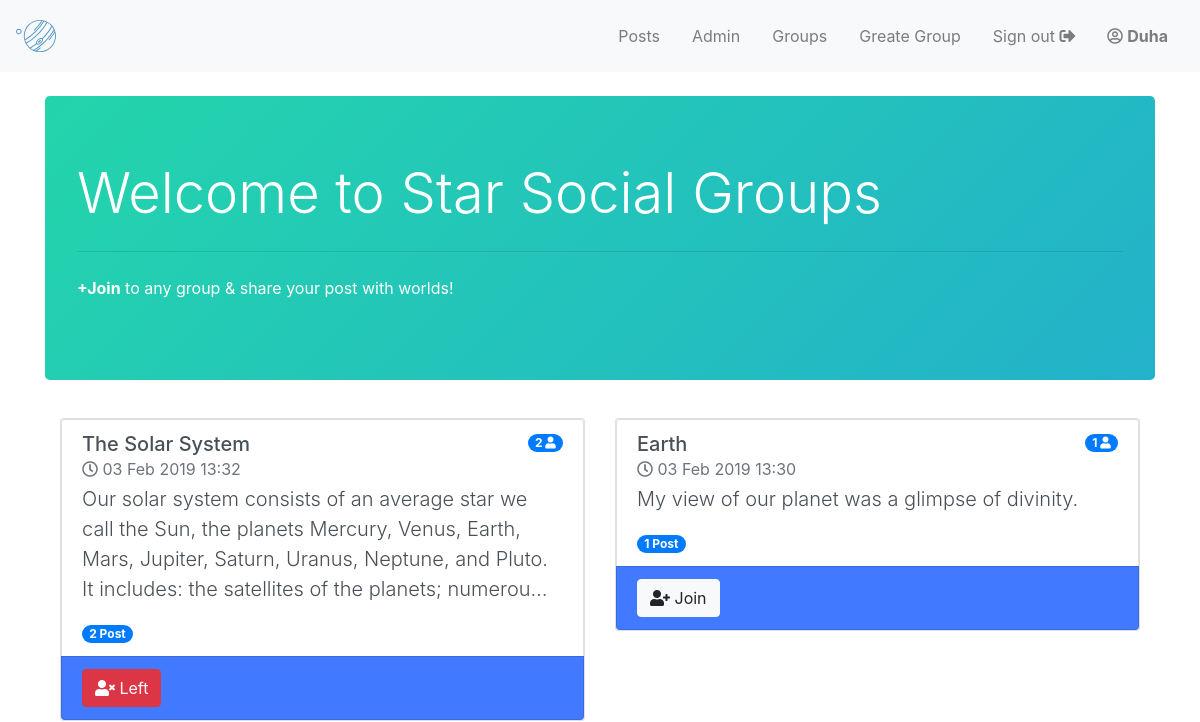
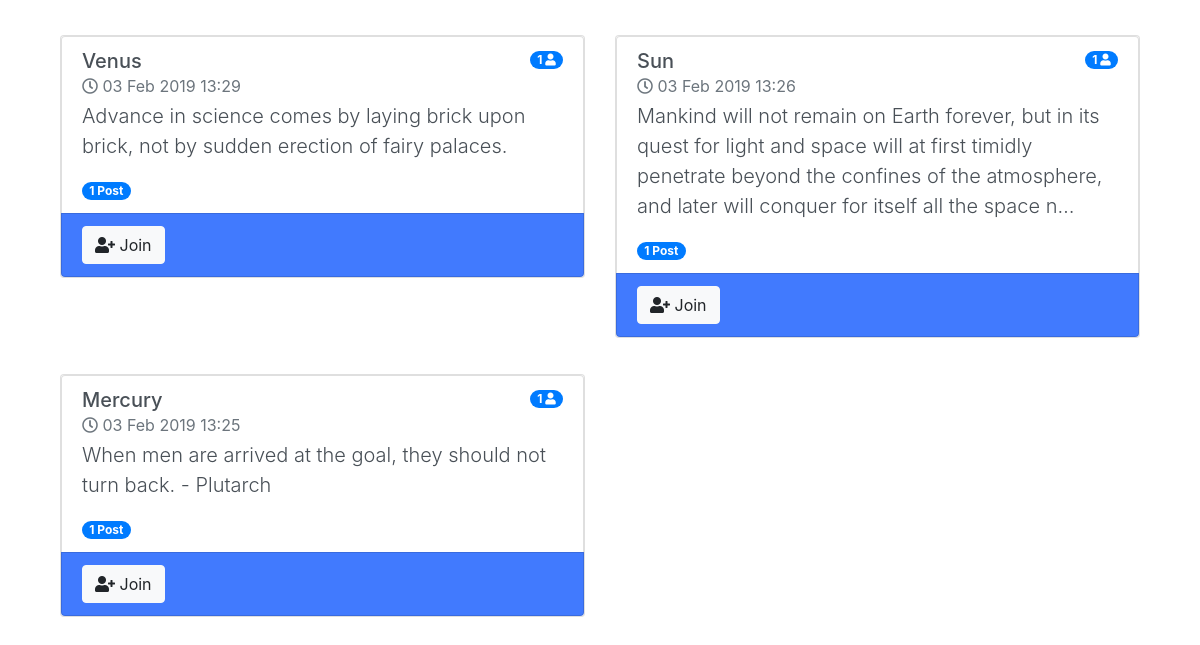
The app's page /groups/ (signed in), older data (2 pictures, top to bottom).
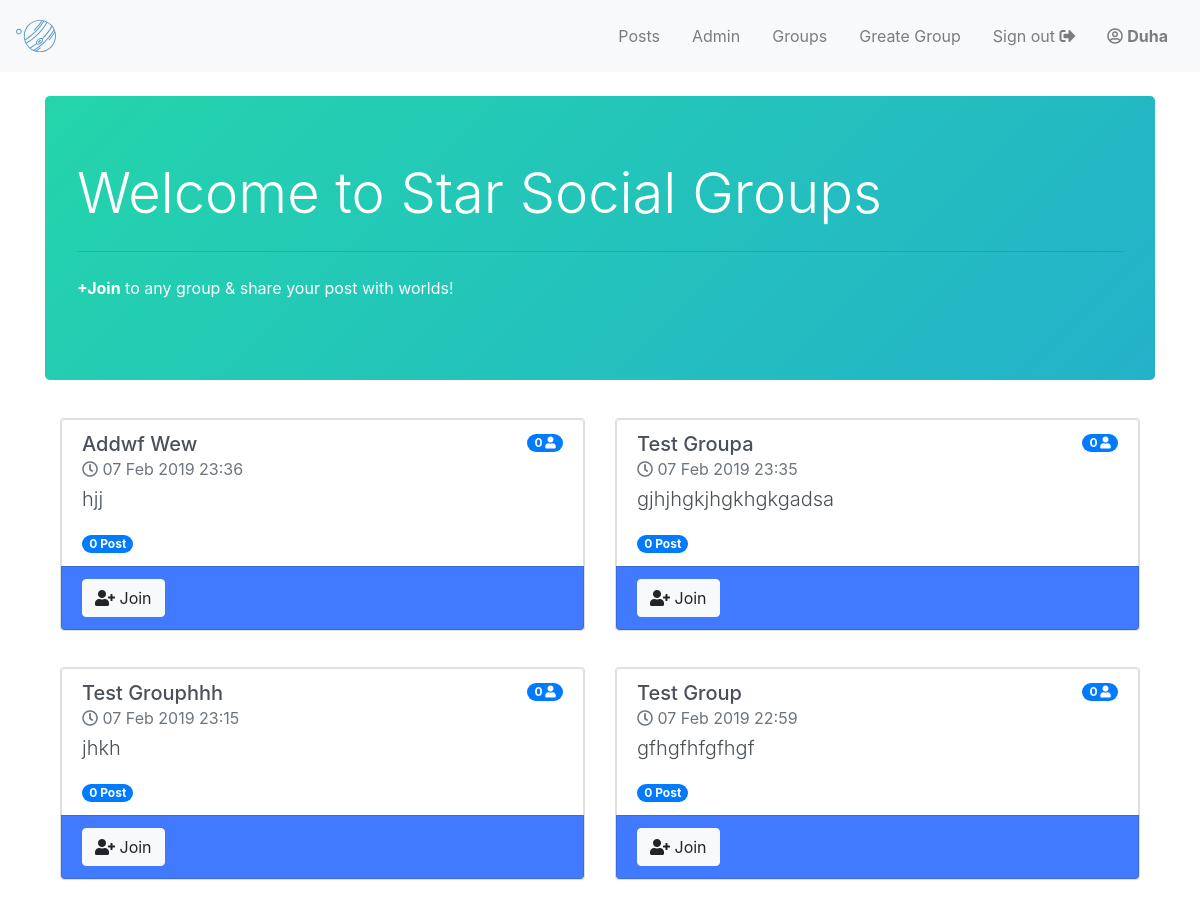
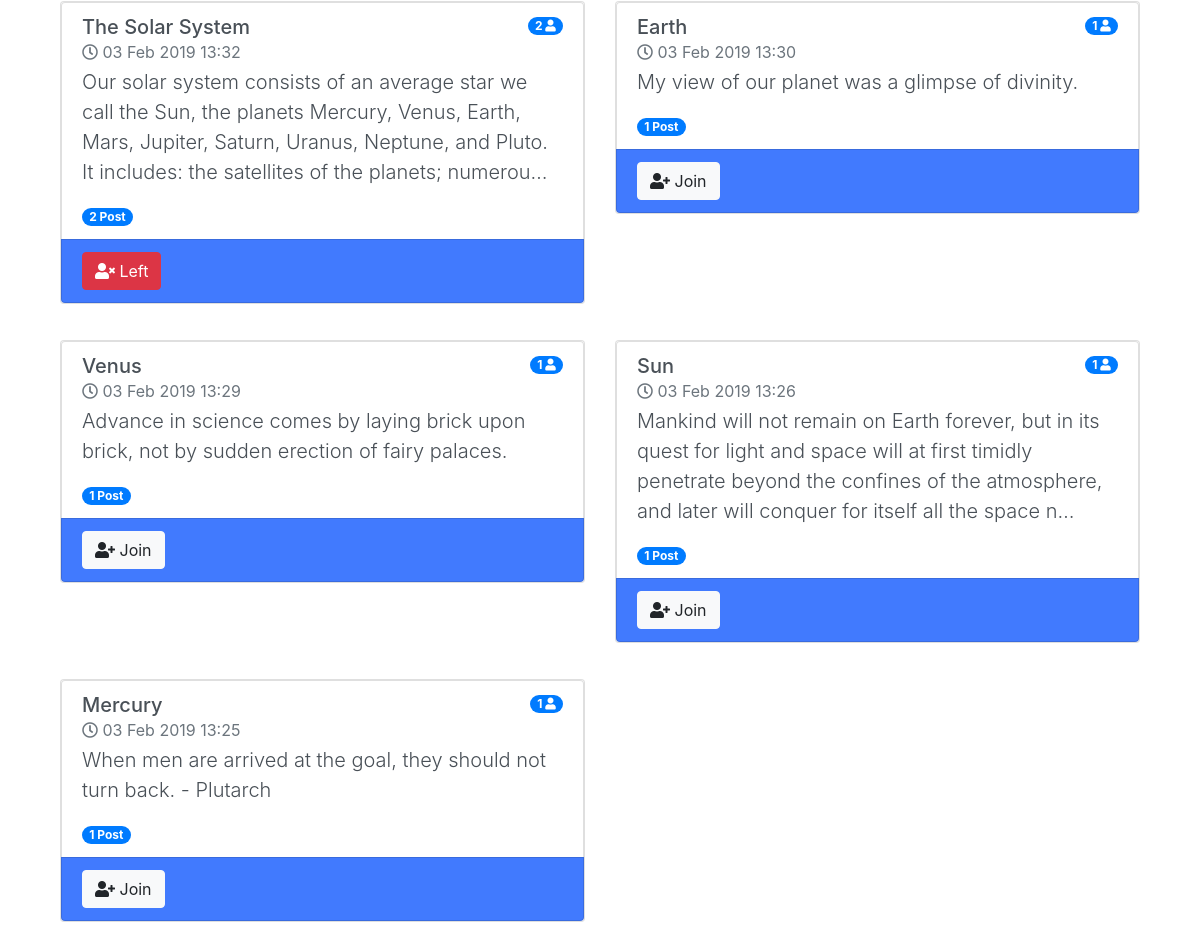
The same page, newer data (2 pictures, top to bottom).
### group/models.py (models this page shows, shortened)
class Group(models.Model):
    name = models.CharField(max_length=255, unique=True)
    created_at = models.DateTimeField(auto_now=True)
    slug = models.SlugField(allow_unicode=True, unique=True)
    description = models.TextField(blank=True, default='')
    """Generally, ManyToManyField instances should go in the object that’s going to be edited on a form.Members is in Group (rather than member having a group ManyToManyField ) because it’s more natural to think about a group having members."""
    members = models.ManyToManyField(User, through="Membership")
    def current_group_post(self):
        return self.post_group.filter(group__id = self.pk)
    class Meta:
        ordering = ('-created_at',)
        permissions = (
           ("greate_group", "Can greate group"),
           ("add_post", "Can add post to group"),
           ("delete_post", "Can delete post in group"),
           ("update_post", "Can update post in group"),
       )

### post/models.py (models this page shows, shortened)
class Post(models.Model):
    user = models.ForeignKey(User, related_name='post_user', on_delete=models.CASCADE)
    group = models.ForeignKey(Group, related_name="post_group", on_delete=models.CASCADE)
    title = models.CharField(max_length=255, unique=True)
    content = models.TextField()
    created_at = models.DateTimeField(auto_now=True)
    like = models.ManyToManyField(User, through="Like")
    class Meta:
        ordering = ["-created_at"]

### group/views.py (the view)
# urls.py: url(r'^groups/$', views.GroupList.as_view(), name='group_list'),
class GroupList(LoginRequiredMixin, generic.ListView):
    model = Group
    template_name = 'group/groups.html'
    context_object_name = 'groups'

### group/templates/group/groups.html (shortened to what this page needs)
{% extends "base.html" %}
{% block content %}
<br>
<div class="jumbotron">
  <h1 class="display-4">Welcome to Star Social Groups</h1>
  <hr class="my-4">
  <p><strong>+Join</strong> to any group & share your post with worlds!</p>
</div>
<div class="container">
  <div class="row">
    {% for group in groups %}
    <div class="col-lg-6 mb-4">
      <div class="card">
        <ul class="list-group">
          <a href="{% url 'group:group_detail' group.slug %}" class="list-group-item list-group-item-action flex-column align-items-start ">
            <div class="d-flex w-100 justify-content-between">
              <h5 class="mb-1">{{ group.name|title }}<br><small class="text-muted"><i class="far fa-clock"></i> {{ group.created_at|date:"d M Y" }} {{ group.created_at|time:"H:i" }}</small></h5>
              <p class="h6"><span class="badge badge-primary badge-pill">{{group.members.count}} <i class="fas fa-user"></i></span></p>
            </div>
            <p class="lead">{{group.description|truncatechars:200}}</p>
            <medium><span class="badge badge-primary badge-pill">{{group.current_group_post|length}} Post</span></medium>
          </a>
          <li class="list-group-item d-flex justify-content-between align-items-center join">
            {% if user in group.members.all %}
            <a class="btn btn-danger" href="{% url 'group:left_group' group.slug %}"><i class="fas fa-user-times"></i> Left</a>
            {% else %}
            <a class="btn btn-light" href="{% url 'group:join_group' group.slug %}"><i class="fas fa-user-plus"></i> Join</a>
            {% endif %}
          </li>
        </ul>
      </div>
    </div>
    {% endfor %}
  </div>
</div>
{% endblock %}

### templates/base.html (shortened to what this page needs)
<!doctype html>
{% load static %}
<html lang="en">
<head>
  <link rel="stylesheet" href="https://stackpath.bootstrapcdn.com/bootstrap/4.2.1/css/bootstrap.min.css">
  <link rel="stylesheet" href="{% static "/css/master.css" %}">
  <link rel="stylesheet" href="{% static "/group/css/style_group.css" %}">
  <link rel="stylesheet" href="https://use.fontawesome.com/releases/v5.7.1/css/all.css">
</head>
<body>
  <nav class="navbar navbar-expand-lg navbar-light bg-light">
    <div class="d-flex flex-grow-1">
      <a class="navbar-brand d-none d-lg-inline-block" href="{% url 'home' %}">
        <img class="navbar-icon" src="{% static 'images/brand.svg' %}" width="40" height="40" alt=""></a>
      <div class="w-100 text-right">
      </div>
    </div>
    <div class="collapse navbar-collapse flex-grow-1 text-right" id="myNavbar">
      <ul class="navbar-nav ml-auto flex-nowrap">
        {% if user.is_authenticated %}
        <li class="nav-item">
          <a href="{% url 'post:post_list' %}" class="nav-link m-2 menu-item nav-active">Posts</a>
        </li>
        <li class="nav-item">
          <a href="{% url 'admin:index' %}" class="nav-link m-2 menu-item nav-active">Admin</a>
        </li>
        <li class="nav-item">
          <a href="{% url 'group:group_list' %}" class="nav-link m-2 menu-item nav-active">Groups</a>
        </li>
        <li class="nav-item">
          <a href="{% url 'group:create_group' %}" class="nav-link m-2 menu-item nav-active">Greate Group</a>
        </li>
        <li class="nav-item">
          <a href="{% url 'accounts:logout' %}" class="nav-link m-2 menu-item nav-active ">Sign out <i class="fas fa-sign-out-alt"></i></a>
        </li>
        <li class="nav-item">
          <a href="{% url 'accounts:logout' %}" class="nav-link m-2 menu-item nav-active "><i class="far fa-user-circle"></i> <strong>{{user.username|title}}</strong> </a>
        </li>
        {% endif %}
      </ul>
    </div>
  </nav>
  <div class="container">
    {% block content %}
    {% endblock %}
  </div>
</body>
</html>

### static/css/master.css (style rules this page uses)
.jumbotron { color: #fff; background: linear-gradient(-45deg, #EE7752, #E73C7E, #23A6D5, #23D5AB); background-size: 400% 400%; -webkit-animation: Gradient 15s ease infinite; -moz-animation: Gradient 15s ease infinite; animation: Gradient 15s ease infinite; }

### group/static/group/css/style_group.css (style rules this page uses)
.card { margin: 6px 0; }
.join { background-color: #417afe; }

Row changes from the older to the newer data that the page shows:
added Group: name "Addwf Wew", created_at "07 Feb 2019", created_at "23:36", members.count "0", description "hjj", current_group_post|length "0", shows "Join"
added Group: name "Test Groupa", created_at "07 Feb 2019", created_at "23:35", members.count "0", description "gjhjhgkjhgkhgkgadsa", current_group_post|length "0", shows "Join"
added Group: name "Test Grouphhh", created_at "07 Feb 2019", created_at "23:15", members.count "0", description "jhkh", current_group_post|length "0", shows "Join"
added Group: name "Test Group", created_at "07 Feb 2019", created_at "22:59", members.count "0", description "gfhgfhfgfhgf", current_group_post|length "0", shows "Join"
